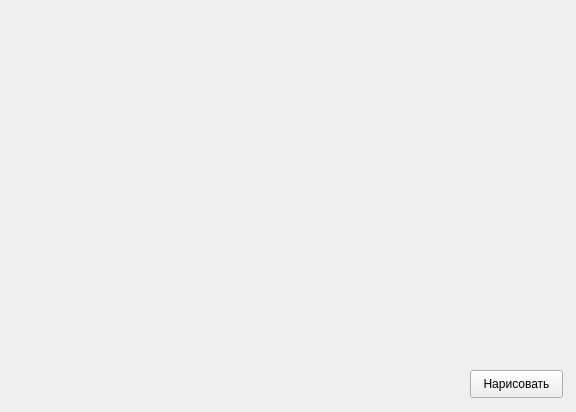
<?xml version="1.0" encoding="UTF-8"?>
<ui version="4.0">
 <class>Form</class>
 <widget class="QWidget" name="Form">
  <property name="geometry">
   <rect>
    <x>0</x>
    <y>0</y>
    <width>576</width>
    <height>412</height>
   </rect>
  </property>
  <property name="windowTitle">
   <string>Жёлтые окружности</string>
  </property>
  <widget class="QPushButton" name="btn_paint">
   <property name="geometry">
    <rect>
     <x>470</x>
     <y>370</y>
     <width>93</width>
     <height>28</height>
    </rect>
   </property>
   <property name="text">
    <string>Нарисовать</string>
   </property>
  </widget>
 </widget>
 <resources/>
 <connections/>
</ui>
